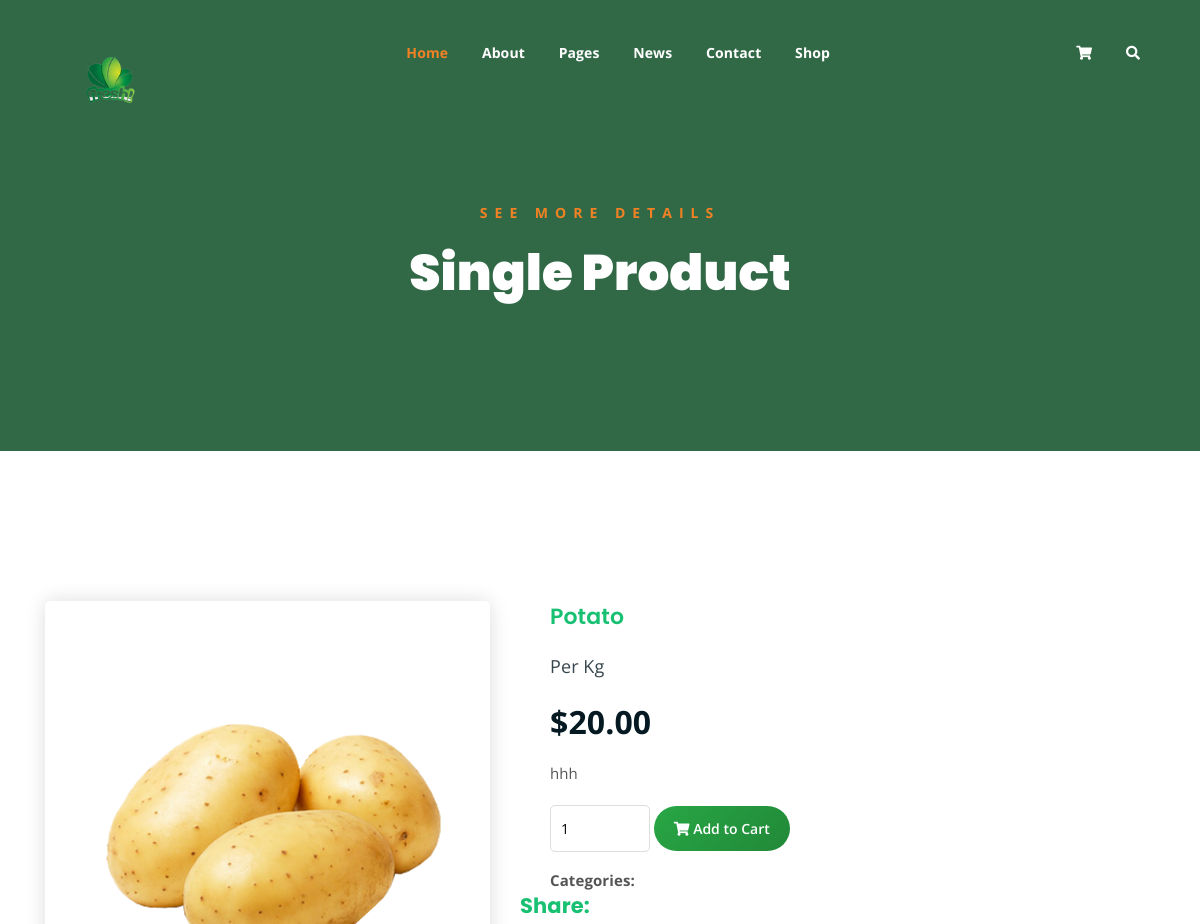
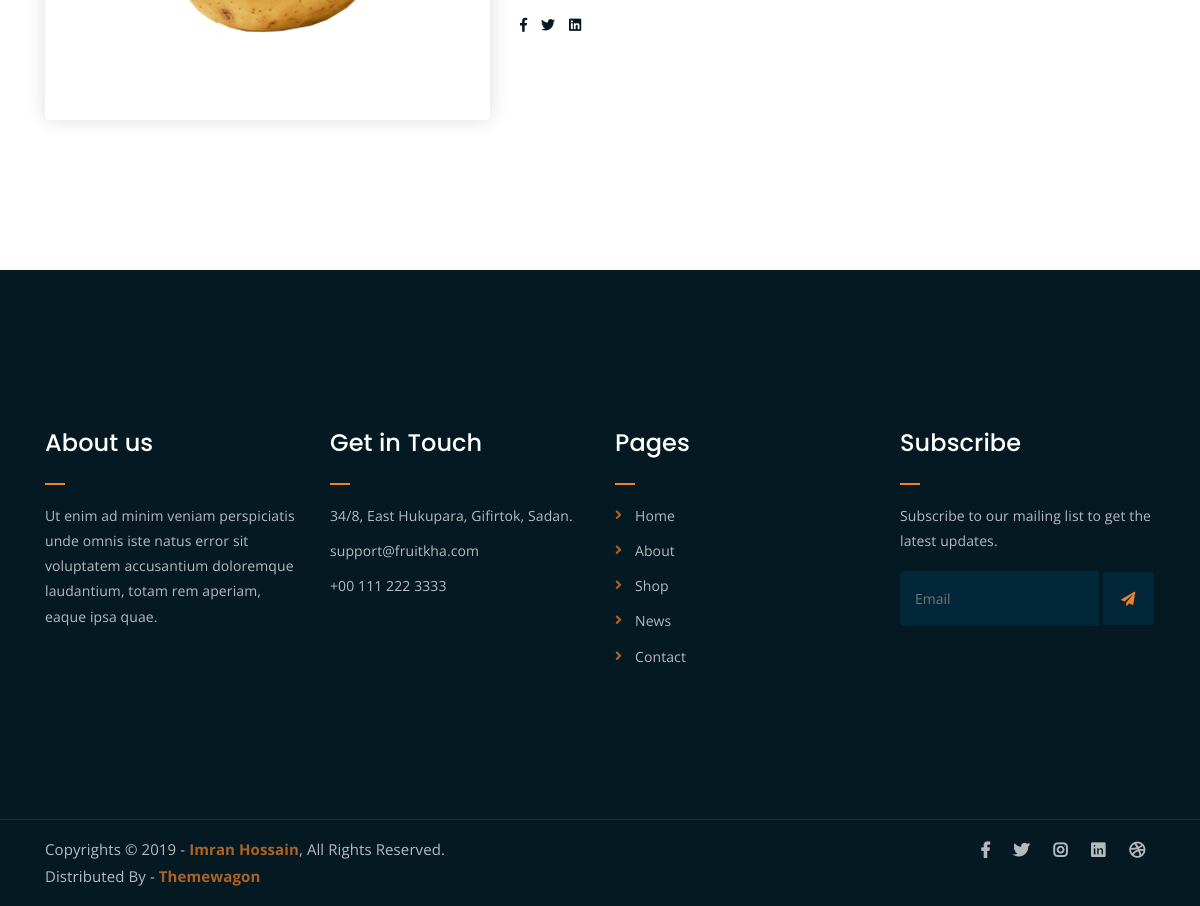
The page /singlep/1/ on the database its author committed (2 pictures, top to bottom).
### appnew001/models.py (models this page shows, shortened)
class Product(models.Model):
    name = models.CharField(max_length=100)
    description = models.TextField(blank=True, null=True)
    price = models.DecimalField(max_digits=10, decimal_places=2)
    image = models.ImageField(upload_to="products/")  # Pillow required
    unit = models.CharField(max_length=50, default="Per Kg")

### appnew001/views.py (the view)
# urls.py: path('singlep/<int:id>/',views.singlep,name='singlep'),
def singlep(request, id):
    product = get_object_or_404(Product, id=id)
    return render(request, "single-product.html", {"product": product})

### appnew001/templates/single-product.html (shortened to what this page needs)
{%load static%}
<!DOCTYPE html>
<html lang="en">
<head>
	<link rel="stylesheet" href="{% static 'assets/css/all.min.css' %}">
	<link rel="stylesheet" href="{%  static 'assets/bootstrap/css/bootstrap.min.css' %}">
	<link rel="stylesheet" href="{% static 'assets/css/owl.carousel.css' %}">
	<link rel="stylesheet" href="{%  static 'assets/css/magnific-popup.css' %}">
	<link rel="stylesheet" href="{%  static 'assets/css/animate.css' %}">
	<link rel="stylesheet" href="{% static 'assets/css/meanmenu.min.css' %}">
	<link rel="stylesheet" href="{% static 'assets/css/main.css' %}">
	<link rel="stylesheet" href="{% static 'assets/css/responsive.css' %}">
</head>
<body>
	<div class="top-header-area" id="sticker">
		<div class="container">
			<div class="row">
				<div class="col-lg-12 col-sm-12 text-center">
					<div class="main-menu-wrap">
						<div class="site-logo">
							<a href="{% url 'indexfun' %}">
								<img src="{% static 'assets/img/logo03.png' %}" alt="">
							</a>
						</div>
						<nav class="main-menu">
							<ul>
								<li class="current-list-item"><a href="#">Home</a>
								</li>
								<li><a href="{% url 'about' %}">About</a></li>
								<li><a href="#">Pages</a>
								</li>
								<li><a href="{% url 'news' %}">News</a>
								</li>
								<li><a href="{% url 'contact' %}">Contact</a></li>
								<li><a href="{% url 'shop' %}">Shop</a>
								</li>
								<li>
									<div class="header-icons">
										<a class="shopping-cart" href="{% url 'cart' %}"><i class="fas fa-shopping-cart"></i></a>
										<a class="mobile-hide search-bar-icon" href="#"><i class="fas fa-search"></i></a>
									</div>
								</li>
							</ul>
						</nav>
					</div>
				</div>
			</div>
		</div>
	</div>
	<div class="breadcrumb-section breadcrumb-bg">
		<div class="container">
			<div class="row">
				<div class="col-lg-8 offset-lg-2 text-center">
					<div class="breadcrumb-text">
						<p>See more Details</p>
						<h1>Single Product</h1>
					</div>
				</div>
			</div>
		</div>
	</div>
<div class="single-product mt-150 mb-150">
	<div class="container">
		<div class="row">
			<div class="col-md-5">
				<div class="single-product-img">
					<img src="{{ product.image.url }}" alt="{{ product.name }}">
				</div>
			</div>
			<div class="col-md-7">
				<div class="single-product-content">
					<h3>{{ product.name }}</h3>
					<p class="single-product-pricing"><span>Per Kg</span> ${{ product.price }}</p>
					<p>{{ product.description }}</p>
					<div class="single-product-form">
						<form action="{% url 'add_to_cart' product.id %}" method="post">
							<input type="number" name="quantity" value="1" min="1">
							<button type="submit" class="cart-btn"
	style="background: linear-gradient(135deg, #28a745, #218838);
		   color: #fff;
		   border: none;
		   padding: 10px 20px;
		   border-radius: 30px;
		   font-weight: 600;
		   cursor: pointer;
		   transition: all 0.3s ease;">
	<i class="fas fa-shopping-cart"></i> Add to Cart
</button>
						</form>
						<p><strong>Categories: </strong>{{ product.category }}</p>
					</div>
					</div>
					<h4>Share:</h4>
					<ul class="product-share">
						<li><a href=""><i class="fab fa-facebook-f"></i></a></li>
						<li><a href=""><i class="fab fa-twitter"></i></a></li>
						<li><a href=""><i class="fab fa-linkedin"></i></a></li>
					</ul>
				</div>
			</div>
		</div>
	</div>
	<div class="footer-area">
		<div class="container">
			<div class="row">
				<div class="col-lg-3 col-md-6">
					<div class="footer-box about-widget">
						<h2 class="widget-title">About us</h2>
						<p>Ut enim ad minim veniam perspiciatis unde omnis iste natus error sit voluptatem accusantium doloremque laudantium, totam rem aperiam, eaque ipsa quae.</p>
					</div>
				</div>
				<div class="col-lg-3 col-md-6">
					<div class="footer-box get-in-touch">
						<h2 class="widget-title">Get in Touch</h2>
						<ul>
							<li>34/8, East Hukupara, Gifirtok, Sadan.</li>
							<li>support@fruitkha.com</li>
							<li>+00 111 222 3333</li>
						</ul>
					</div>
				</div>
				<div class="col-lg-3 col-md-6">
					<div class="footer-box pages">
						<h2 class="widget-title">Pages</h2>
						<ul>
							<li><a href="{% url 'indexfun' %}">Home</a></li>
							<li><a href="{% url 'about' %}">About</a></li>
							<li><a href="{% url 'shop' %}">Shop</a></li>
							<li><a href="{% url 'news' %}">News</a></li>
							<li><a href="{% url 'contact' %}">Contact</a></li>
						</ul>
					</div>
				</div>
				<div class="col-lg-3 col-md-6">
					<div class="footer-box subscribe">
						<h2 class="widget-title">Subscribe</h2>
						<p>Subscribe to our mailing list to get the latest updates.</p>
						<form action="{% url 'indexfun' %}">
							<input type="email" placeholder="Email">
							<button type="submit"><i class="fas fa-paper-plane"></i></button>
						</form>
					</div>
				</div>
			</div>
		</div>
	</div>
	<div class="copyright">
		<div class="container">
			<div class="row">
				<div class="col-lg-6 col-md-12">
					<p>Copyrights &copy; 2019 - <a href="https://imransdesign.com/">Imran Hossain</a>,  All Rights Reserved.<br>
						Distributed By - <a href="https://themewagon.com/">Themewagon</a>
					</p>
				</div>
				<div class="col-lg-6 text-right col-md-12">
					<div class="social-icons">
						<ul>
							<li><a href="#" target="_blank"><i class="fab fa-facebook-f"></i></a></li>
							<li><a href="#" target="_blank"><i class="fab fa-twitter"></i></a></li>
							<li><a href="#" target="_blank"><i class="fab fa-instagram"></i></a></li>
							<li><a href="#" target="_blank"><i class="fab fa-linkedin"></i></a></li>
							<li><a href="#" target="_blank"><i class="fab fa-dribbble"></i></a></li>
						</ul>
					</div>
				</div>
			</div>
		</div>
	</div>
</body>
</html>

### rows shown on the page
Product: image (picture), name "Potato", price "20.00", description "hhh"
